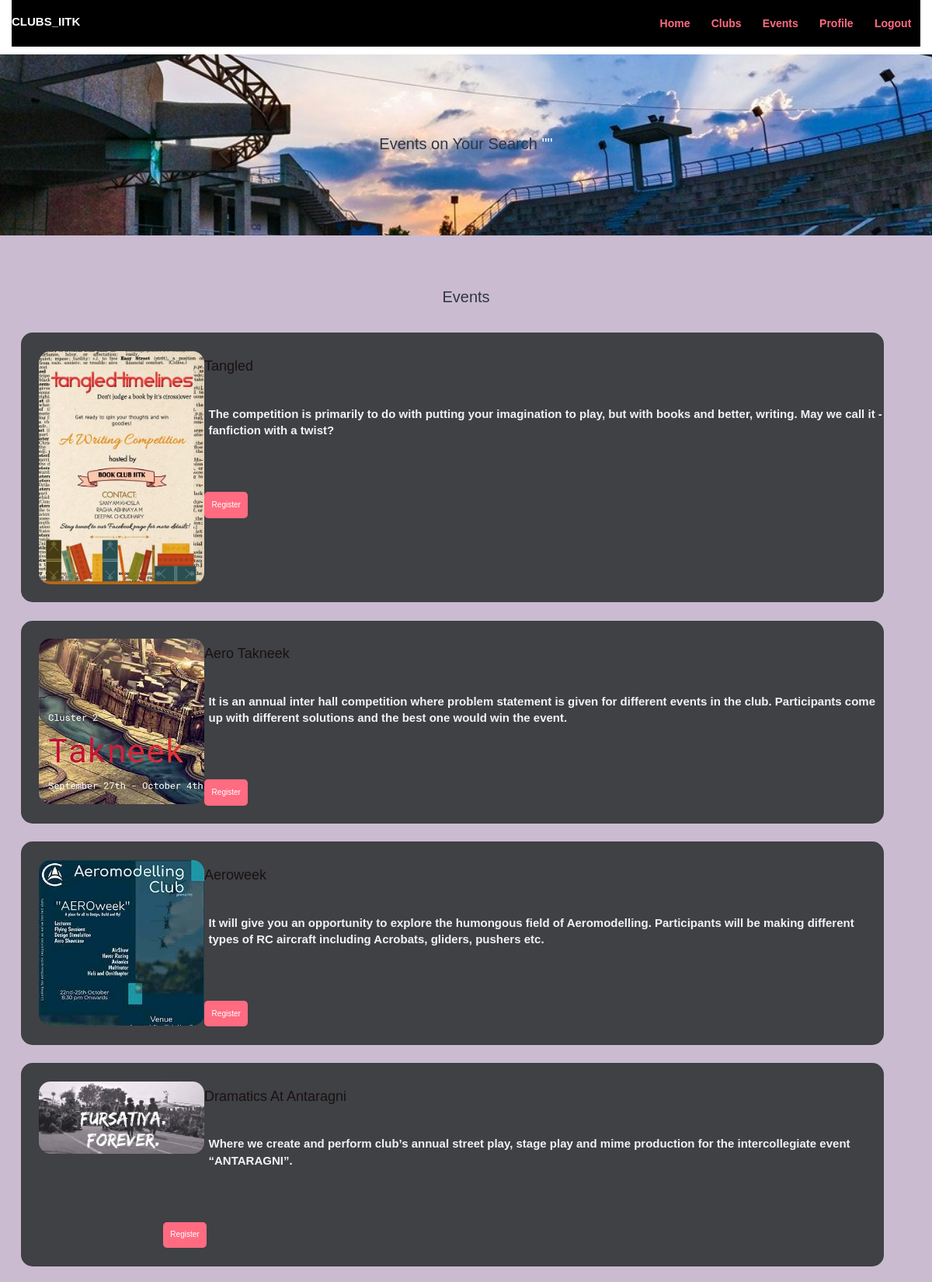
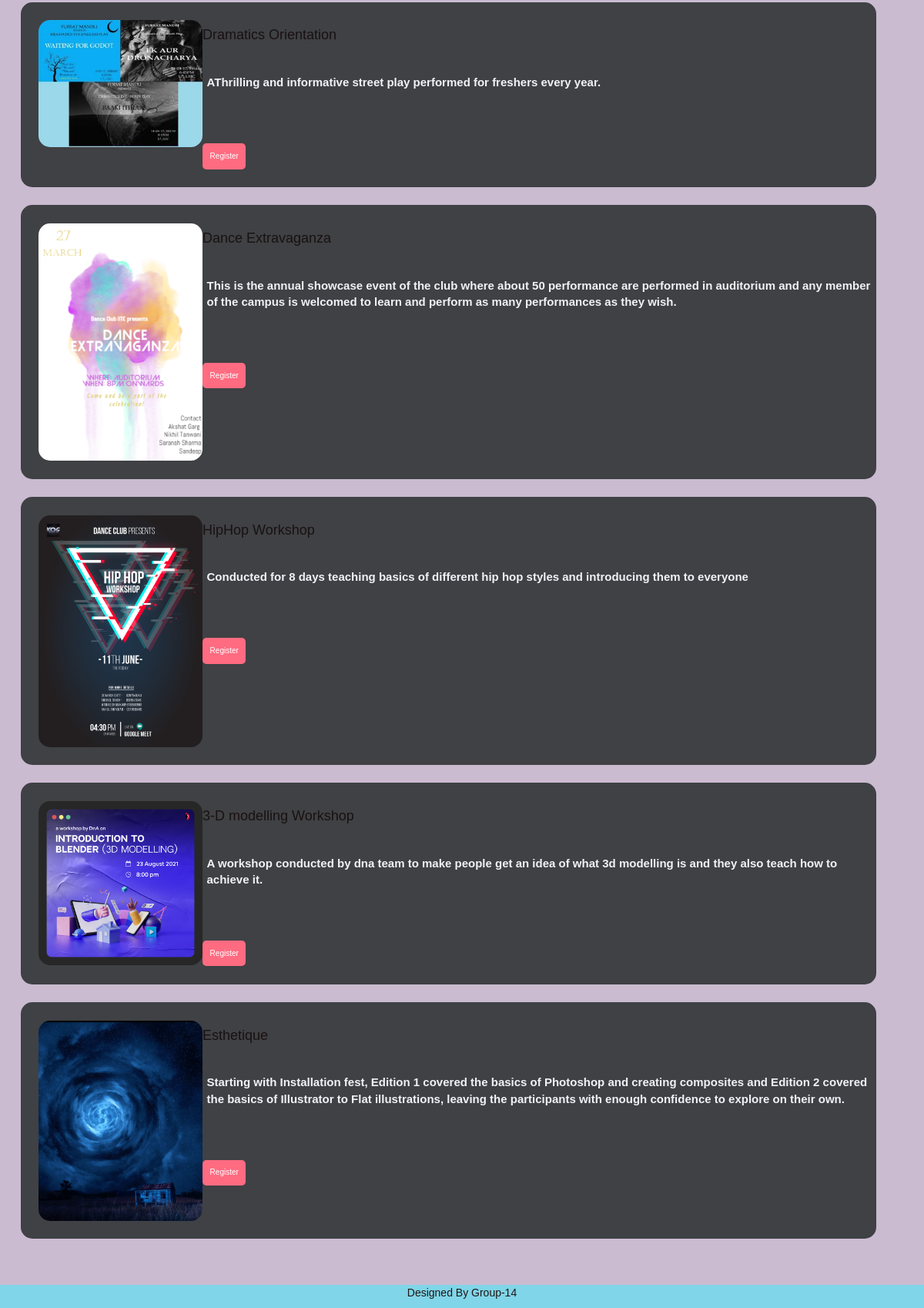
Page /user/event-search.php (signed in) on the committed database (2 pictures, top to bottom).
### tables this page shows
CREATE TABLE `tbl_events` (
  `id` int(10) UNSIGNED NOT NULL,
  `title` varchar(100) NOT NULL,
  `description` text NOT NULL,
  `image_name` varchar(255) NOT NULL,
  `club_id` int(10) UNSIGNED NOT NULL,
  `featured` varchar(10) NOT NULL,
  `active` varchar(10) NOT NULL
);

### user/event-search.php (the view, shortened to what this page needs)
<?php include('partials-front/menu.php'); ?>
<section class="event-search text-center">
    <div class="container">
        <?php
            $search = mysqli_real_escape_string($conn, $_POST['search']);
        ?>
        <h2>Events on Your Search <a href="#" class="text-white">"<?php echo $search; ?>"</a></h2>
    </div>
</section>
<section class="event-menu">
    <div class="container">
        <h2 class="text-center">Events</h2>
        <?php
            $sql = "SELECT * FROM tbl_events WHERE title LIKE '%$search%' OR description LIKE '%$search%'";
            $res = mysqli_query($conn, $sql);
            $count = mysqli_num_rows($res);
            if($count>0)
            {
                while($row=mysqli_fetch_assoc($res))
                {
                    $title = $row['title'];
                    $description = $row['description'];
                    $image_name = $row['image_name'];
                    ?>
                    <div class="event-menu-box">
                        <div class="event-menu-img">
                            <?php
                                if($image_name=="")
                                {
                                    echo "<div class='error'>Image not Available.</div>";
                                }
                                else
                                {
                                    ?>
                                    <img src="<?php echo SITEURL; ?>images/events/<?php echo $image_name; ?>" alt="image.jpg" class="img-responsive img-curve">
                                    <?php
                                }
                            ?>
                        </div>
                        <div class="event-menu-desc">
                            <h4><?php echo $title; ?></h4>
                              <p class="event-detail">
                                <?php echo $description; ?>
                            </p>
                            <br>
                            <a href="#" class="btn btn-primary">Register</a>
                        </div>
                    </div>
                    <?php
                }
            }
            else
            {
                echo "<div class='error'>Event not found.</div>";
            }
        ?>
    </div>
</section>
<?php include('partials-front/footer.php'); ?>

### css/style.css (style rules this page uses)
* { margin: 0; padding: 0; font-family: Arial, Helvetica, sans-serif; }
.container { margin: 0 auto; padding: 0%; }
.img-responsive { width: 100%; }
.img-curve { border-radius: 15px; }
.text-center { text-align: center; }
.text-white { color: white; }
a { color: #ff6b81; text-decoration: none; }
.btn { padding: 1%; border: none; font-size: 1rem; border-radius: 5px; }
.btn-primary { background-color: #ff6b81; color: white; cursor: pointer; }
h2 { color: #2f3542; font-size: 2rem; margin-bottom: 2%; }
.event-search { background-image: url(../images/oat-2.jpg); background-size: cover; background-repeat: no-repeat; background-position: center; padding: 7% 0; }
.event-menu { background-color: #cabbd1; padding: 4% 0; }
.event-menu-box { width: 95%; margin: 1%; padding: 2%; float: left; background-color: rgb(63, 65, 68); border-radius: 15px; }
.event-menu-img { width: 20%; float: left; }
.event-menu-desc { width: 90%; color: #1a1112; margin-left: 15%; font-size: 2rem; font-weight: 600; }
.event-detail { font-size: 1.5rem; color: #f0f2f7; margin-left: 3%; padding: 30px; }

### rows in the picture
tbl_events: image_name (picture), title "Tangled", description "The competition is primarily to do with putting your imagination to play, but with books and better, writing. May we call it - fanfiction with a twist?"
tbl_events: image_name (picture), title "Aero Takneek", description "It is an annual inter hall competition where problem statement is given for different events in the club. Participants come up with different solutions and the best one would win the event."
tbl_events: image_name (picture), title "Aeroweek", description "It will give you an opportunity to explore the humongous field of Aeromodelling. Participants will be making different types of RC aircraft including Acrobats, gliders, pushers etc."
tbl_events: image_name (picture), title "Dramatics At Antaragni", description "Where we create and perform club’s annual street play, stage play and mime production for the intercollegiate event “ANTARAGNI”."
tbl_events: image_name (picture), title "Dramatics Orientation", description "AThrilling and informative street play performed for freshers every year."
tbl_events: image_name (picture), title "Dance Extravaganza", description "This is the annual showcase event of the club where about 50 performance are performed in auditorium and any member of the campus is welcomed to learn and perform as many performances as they wish."
tbl_events: image_name (picture), title "HipHop Workshop", description "Conducted for 8 days teaching basics of different hip hop styles and introducing them to everyone"
tbl_events: image_name (picture), title "3-D modelling Workshop", description "A workshop conducted by dna team to make people get an idea of what 3d modelling is and they also teach how to achieve it."
tbl_events: image_name (picture), title "Esthetique", description "Starting with Installation fest, Edition 1 covered the basics of Photoshop and creating composites and Edition 2 covered the basics of Illustrator to Flat illustrations, leaving the participants with enough confidence to explore on their own."
